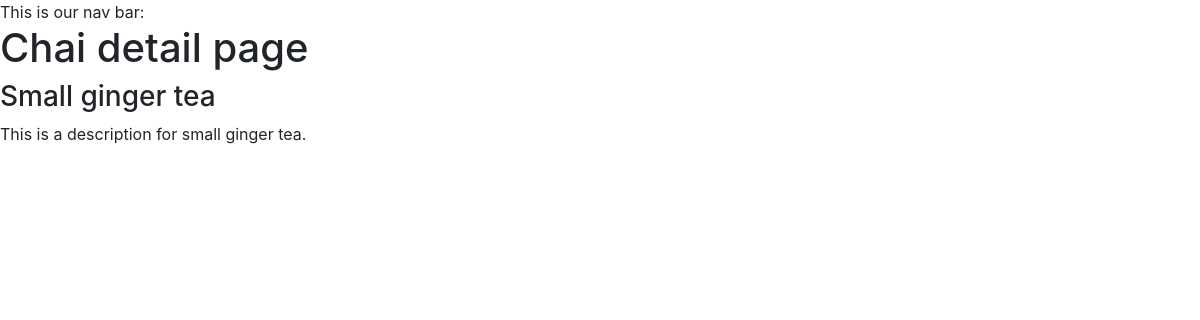
Page /chai/1/ on the committed database.
### chai/models.py (models this page shows, shortened)
class ChaiVariety(models.Model):
    CHAI_TYPE_CHOICE = [
        ('ML', 'MASALA'),
        ('GR', 'GINGER'),
        ('KL', 'KIWI'),
        ('EL', 'ELICHI')
    ]
    name = models.CharField(max_length=100)
    image = models.ImageField(upload_to='chais/')
    date_added = models.DateTimeField(default=timezone.now)
    type = models.CharField(max_length=2, choices=CHAI_TYPE_CHOICE)
    description = models.TextField(default='')

### chai/views.py (the view)
# urls.py: path('<int:chai_id>/', views.chai_detail, name='chai_detail'),
def chai_detail(request, chai_id):
    chai = get_object_or_404(ChaiVariety, pk=chai_id)
    return render(request,'chai/chai_detail.html', {'chai':chai})

### chai/templates/chai/chai_detail.html (shortened to what this page needs)
{% extends "layout.html" %}
{% block content %}
    <h1>Chai detail page</h1>
    <h3>{{chai.name}}</h3>
    <p>{{chai.description}}</p>
{% endblock %}

### rows in the picture
ChaiVariety: name "Small ginger tea", description "This is a description for small ginger tea."
